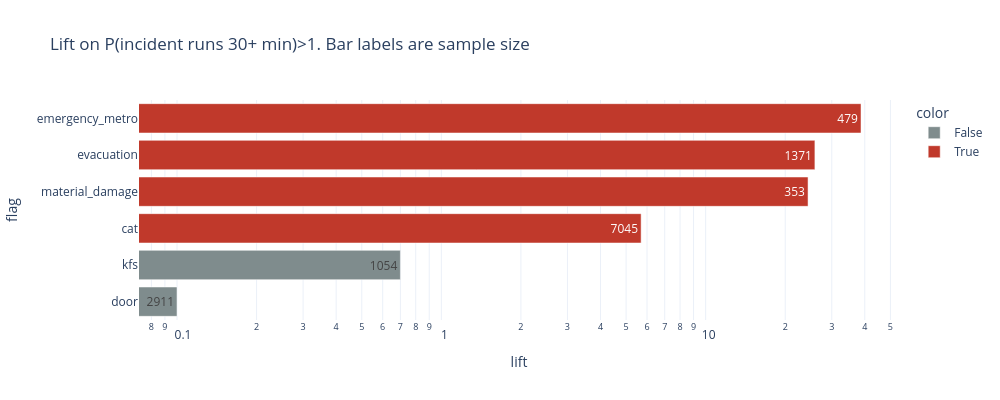

Notebook source saved alongside this figure:
### Markdown cell above
##### $$\text{Lift} = \frac{P(\text{Long Incident} \mid \text{Flag Present})}{P(\text{Long Incident Overall})}$$

### Code cell
# Which flags, known when the incident opens, predict a long one?
## Serves as a prior in the data


base_rate = (inc.incident_duration_band == '30 min and over').mean()

flags = pd.DataFrame({
    'emergency_metro': inc.emergency_metro == 'True',
    'material_damage': inc.material_damage == 'True',
    'cat': inc.cat == 'True',
    'kfs': inc.kfs == 'True',
    'door': inc.door == 'True',
    'evacuation': inc.evacuation != 'N/A',
})
#print(flags.shape[0] == inc.shape[0])

is_long = inc.incident_duration_band == '30 min and over'

lift = pd.DataFrame({
    'n': flags.sum(),
    'pct_30min': (flags.apply(lambda f: is_long[f].mean(), axis=0) * 100).round(2) ## calculates the cinditional prob.,
})


lift['lift'] = (lift.pct_30min / 100 / base_rate).round(1)
lift = lift.sort_values('lift').reset_index(names='flag')
print(lift)
print('base rate of 30min+ incidents:', round(base_rate * 100, 2), '%')
px.bar(lift, x='lift', y='flag', orientation='h', text='n', log_x=True,
       color=lift.lift > 1, color_discrete_map={True: '#c0392b', False: '#7f8c8d'},
       title='Lift on P(incident runs 30+ min)>1. Bar labels are sample size')

### Figure 1 — Plotly figure (JSON) as saved in the notebook; plotly's stock layout.template omitted (floating-point values rounded to 4 significant figures)
{"data": [{"hovertemplate": "color=False<br>lift=%{x}<br>flag=%{y}<br>n=%{text}<extra></extra>", "legendgroup": "False", "marker": {"color": "#7f8c8d", "pattern": {"shape": ""}}, "name": "False", "orientation": "h", "showlegend": true, "text": [2911.0, 1054.0], "textposition": "auto", "type": "bar", "x": [0.1, 0.7], "xaxis": "x", "y": ["door", "kfs"], "yaxis": "y"}, {"hovertemplate": "color=True<br>lift=%{x}<br>flag=%{y}<br>n=%{text}<extra></extra>", "legendgroup": "True", "marker": {"color": "#c0392b", "pattern": {"shape": ""}}, "name": "True", "orientation": "h", "showlegend": true, "text": [7045.0, 353.0, 1371.0, 479.0], "textposition": "auto", "type": "bar", "x": [5.7, 24.4, 25.9, 38.7], "xaxis": "x", "y": ["cat", "material_damage", "evacuation", "emergency_metro"], "yaxis": "y"}], "layout": {"barmode": "relative", "height": 400, "legend": {"title": {"text": "color"}, "tracegroupgap": 0}, "title": {"text": "Lift on P(incident runs 30+ min)>1. Bar labels are sample size"}, "width": 1000, "xaxis": {"anchor": "y", "domain": [0, 1], "title": {"text": "lift"}, "type": "log"}, "yaxis": {"anchor": "x", "domain": [0, 1], "title": {"text": "flag"}}}}
